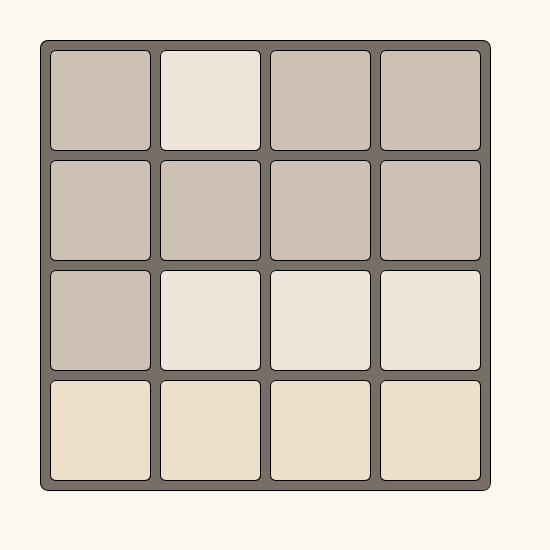
Frame 1 (no input)
Frame 60 (the mouse pressed at the canvas centre just before this capture): identical to frame 1, image omitted
Frame 120 (the mouse held since frame 60 and released just before this capture): identical to frame 1, image omitted

The Processing sketch that drew this single still picture (run headless with seeded random() and noise(); from frame 60 on, the mouse is pressed at the canvas centre):

// Processing sketch: week09_5_processing_2048
// ── week09_5_processing_2048.pde
//week09-5-processing-2048
//修改自week09-4-processing-2048
void setup(){
  size(550,550);
}
int [][]a = {{0,2,0,0},{0,0,0,0},{0,2,2,2},{4,4,4,4}};
void draw(){
  background(250,248,239);
  fill(119,110,101);
  rect(40,40,450,450,9);
  for(int i=0;i<4;i++){
    for(int j=0;j<4;j++){
      int x=50+j*(100+10);
      int y=50+i*(100+10);
      fill(tileColor(a[i][j]));
      //fill(238,228,218);
      rect(x,y,100,100,6);
    }
  }
}
int tileColor(int n) {
  switch(n) {
    case 0:return color(205,193,180);
    case 2:return color(238,228,218);
    case 4:return color(237,224,200);
    case 8:return color(242,177,121);
    case 16:return color(245,149,99);
    case 32:return color(246,124,95);
    case 64:return color(246,94,59);
    case 128:return color(237,207,114);
    case 256:return color(237,204,97);
    case 512:return color(237,200,80);
    case 1024:return color(237,197,63);
    default:return color(237,194,46);
  }
}
